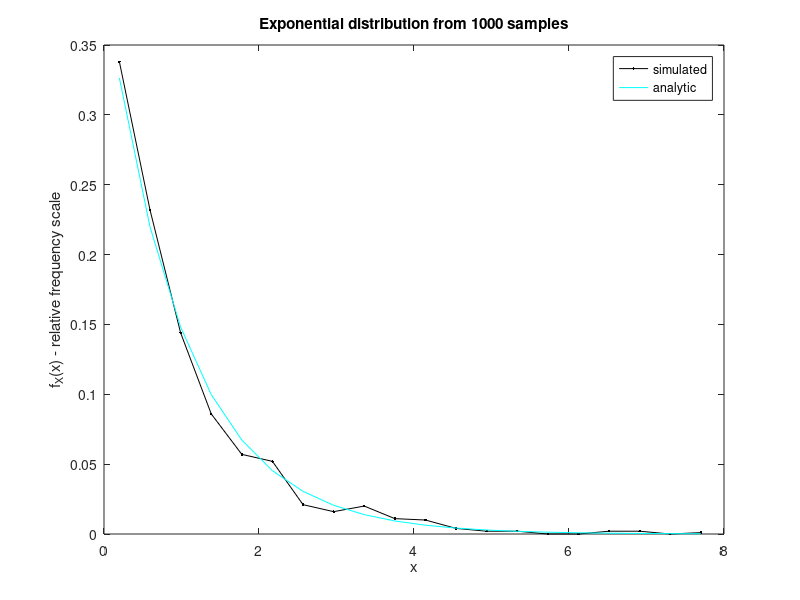
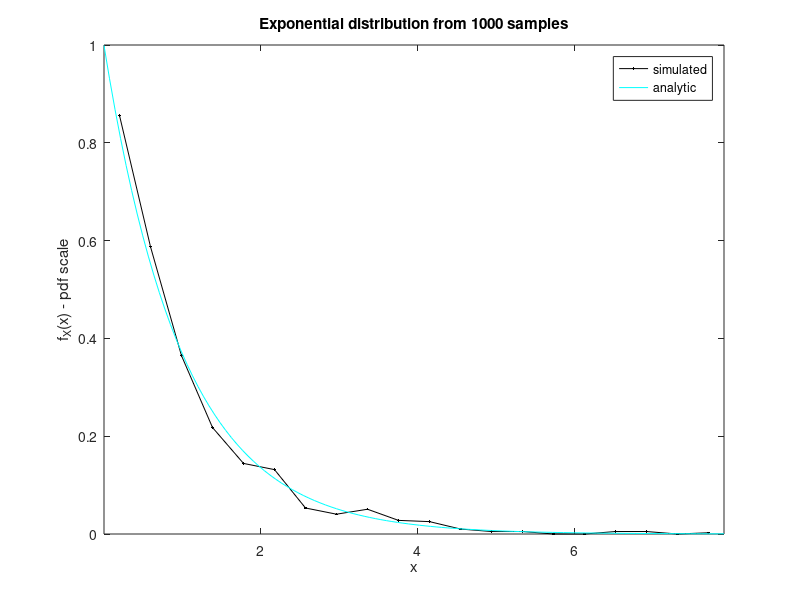

MATLAB code to generate these figures, in order:
% Exercise 2 of Chp.2 
% Generation of data from exponential distribution using the inverse from uniform.
n = 1000;
lambda = 1;
bins = 20;

% Generate random numbers from exponential distribution and form bins 
% (as if to draw a histogram)
rV = rand(n,1);
yV = -(1/lambda)*log(1-rV);
[Ny,Xy]=hist(yV,bins);  % Xy has the centers of bins, Ny the frequencies

% First (simple) way to plot simulated (from histogram) together with
% analytic expression for the pdf. The y-axis has the scale for relative
% frequency.
ypdfV = lambda*exp(-lambda*Xy);
ypdfV = ypdfV / sum(ypdfV);
figure(1)
clf
plot(Xy,Ny/n,'.-k')
hold on
plot(Xy,ypdfV,'c')
legend('simulated','analytic')
xlabel('x')
ylabel('f_X(x) - relative frequency scale')
title(['Exponential distribution from ',int2str(n),' samples'])

% Second way to plot simulated (from histogram) together with
% analytic expression for the pdf. The y-axis has the proper scale of the pdf!
width = Xy(2)-Xy(1); % width of bin
relfreqV = Ny/n;  % relative frequency
estypdfV = relfreqV/width; % estimated pdf values
fexppdf = @(x) lambda*exp(-lambda*x); % the 'function' of exponential pdf 
figure(2)
clf
plot(Xy,estypdfV,'.-k')
hold on
fplot(fexppdf,[Xy(1)-width/2 Xy(end)+width/2],'c')
legend('simulated','analytic')
xlabel('x')
ylabel('f_X(x) - pdf scale')
title(['Exponential distribution from ',int2str(n),' samples'])
